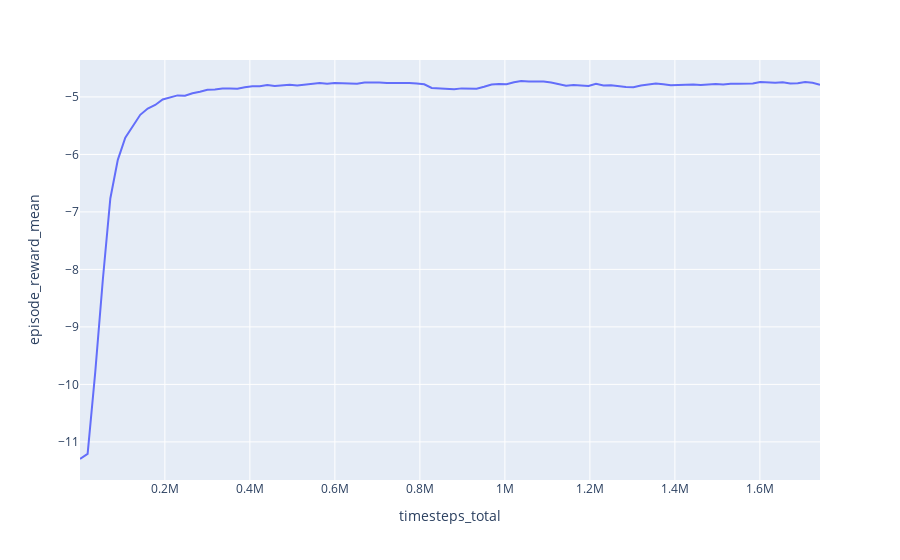

This figure's notebook cell:
### Code cell
import plotly.express as px

fig = px.line(df, x='timesteps_total', y="episode_reward_mean")
fig.show()
